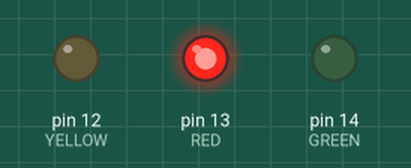
Simulated run of this sketch. Board: Arduino Uno, built with avr-gcc and run on an emulated ATmega328P. On the bench: output pins drawn as LEDs (lit = HIGH).

Above: at 2.5 s.
At 7.5 s:
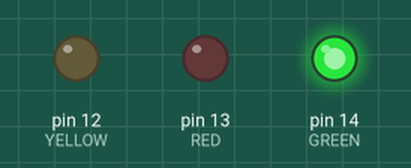
At 11.0 s:
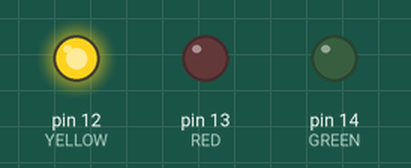
Timing chart, 0 to 15.6 s (numbered marks = the images above):
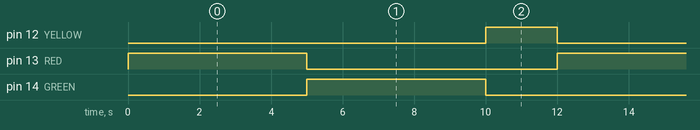

The sketch:

sketch.ino
```cpp
const int GREEN = 14;
const int YELLOW = 12;
const int RED = 13;
const int GREEN_BTN = 18;
const int YELLOW_BTN = 19;
const int RED_BTN = 23;

int state = 1;
unsigned long timeMilli = millis();

void RedLight() {
  digitalWrite(RED, HIGH);
  digitalWrite(YELLOW, LOW);
  digitalWrite(GREEN, LOW);

}

void YellowLight() {
  digitalWrite(RED, LOW);
  digitalWrite(YELLOW, HIGH);
  digitalWrite(GREEN, LOW);

}

void GreenLight() {
  digitalWrite(RED, LOW);
  digitalWrite(YELLOW, LOW);
  digitalWrite(GREEN, HIGH);
}

void toRed() {
  state = 1;
}

void toYellow() {
  state = 2;
}

void toGreen() {
  state = 3;
}


void setup() {
  // put your setup code here, to run once:
  Serial.begin(115200);
  pinMode(GREEN, OUTPUT);
  pinMode(YELLOW, OUTPUT);
  pinMode(RED, OUTPUT);
  attachInterrupt(digitalPinToInterrupt(23), toRed, HIGH);
  attachInterrupt(digitalPinToInterrupt(19), toYellow, HIGH);
  attachInterrupt(digitalPinToInterrupt(18), toGreen, HIGH);
}


void loop() {
  while (1) {
    switch (state) {
      case 1:
        RedLight();
        timeMilli = millis();
        state = -1;
        break;
      case 2:
        YellowLight();
        timeMilli = millis();
        state = -2;
        break;
      case 3:
        GreenLight();
        timeMilli = millis();
        state = -3;
        break;
      case -1: // wait for 5 sec, then to go green
        if (millis() - timeMilli >= 5000) {
          state = 3;
        }
        break;
      case -2: // wait for 2 sec, then go to green
        if (millis() - timeMilli >= 2000) {
          state = 1;
        }
        break;
      case -3: // wait for 2 sec, then go to red
        if (millis() - timeMilli >= 5000) {
          state = 2;
        }
        break;
    }
  }
}
```

Measured:
- by itself, pin 12 (YELLOW): alternates HIGH for 2.0 s and LOW for 10.0 s
- by itself, pin 13 (RED), pin 14 (GREEN): alternates HIGH for 5.0 s and LOW for 7.0 s
- by itself, everything shown: repeats every 12.0 s, in 3 steps
